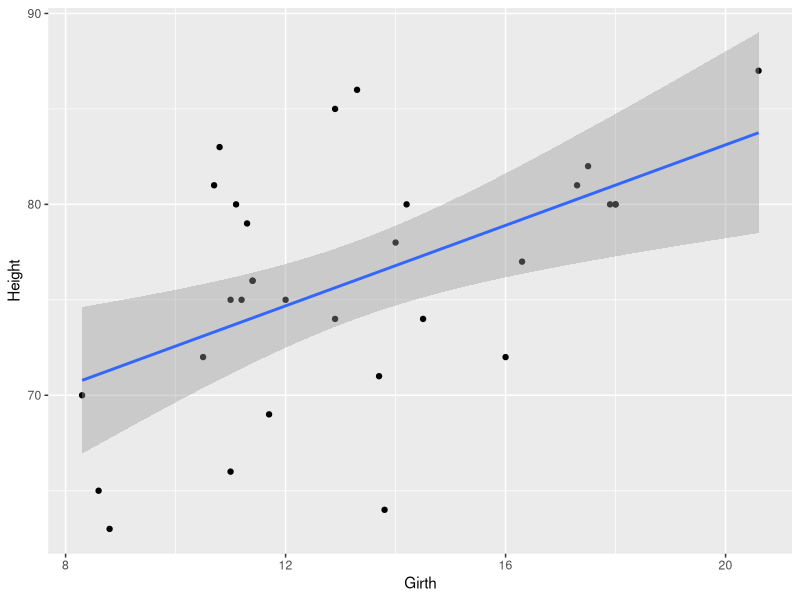
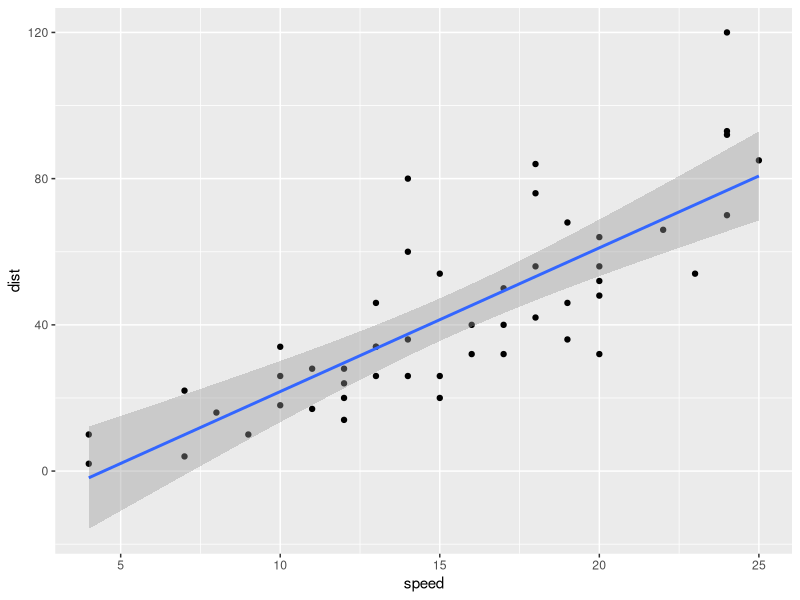
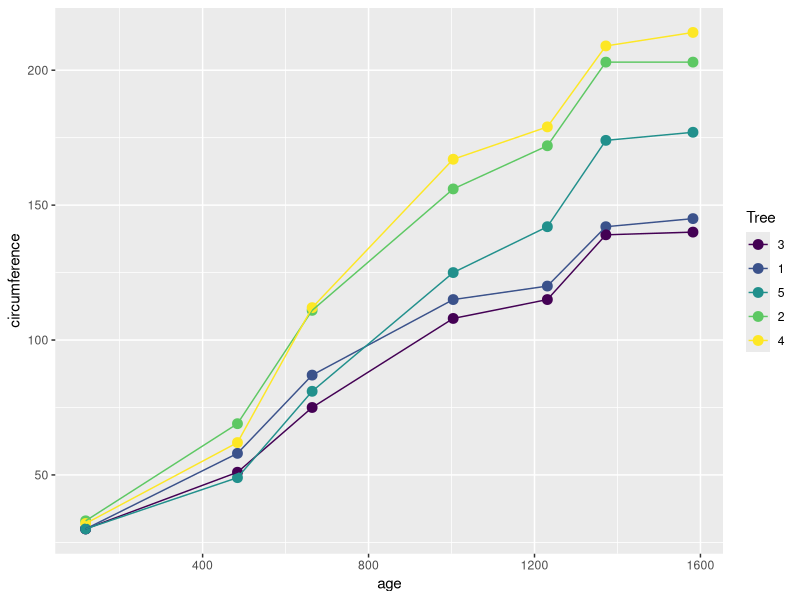
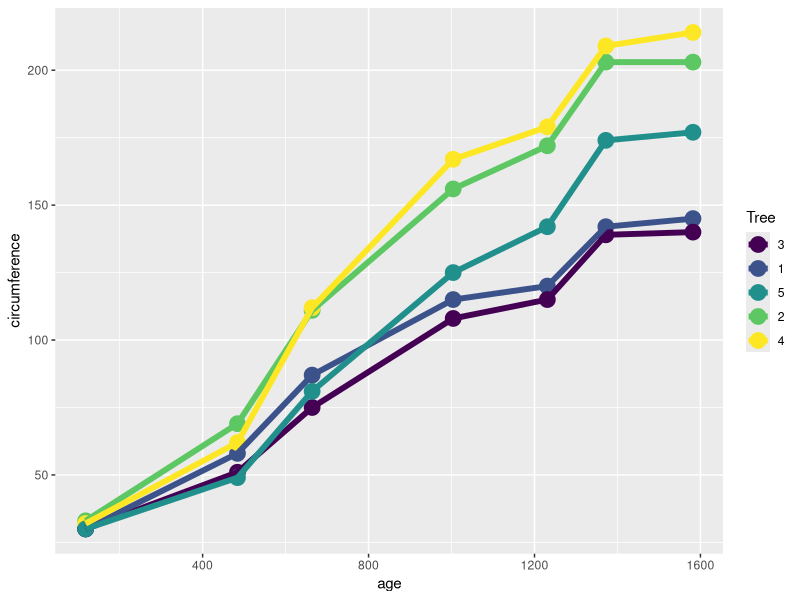
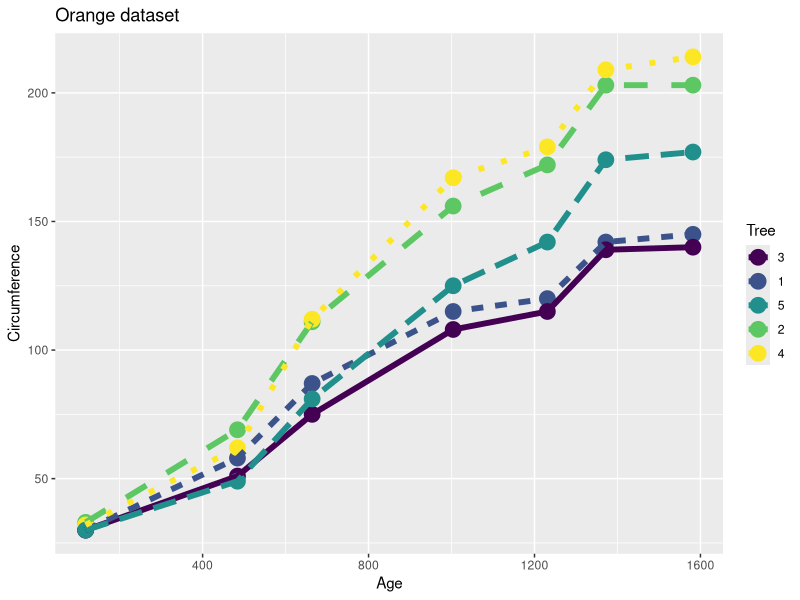

Recreate these plots in R, in order. (Note: this script raises an error after producing the figures.)
data("Orange") #to view all data sets in R
View(CO2) #to view a particular data set
View(iris)
View(PlantGrowth)
View(mtcars)
View(trees)
View(npk)
head(CO2) #to show 1st 6 rows of data
names(CO2) #to show row names of data
nrow(CO2) #to show number of rows of data
ncol(CO2) #to show number of columns of data
install.packages("writexl") #to save .xlsx files
library(writexl)
write_xlsx(CO2,path="C:\\Users\\USR\\Documents\\R\\test 1\\CO2.xlsx") #commandline of saving .xlsx files

library(ggplot2) #to plot scatter plot and figures
ggplot(trees,aes(Girth,Height))+geom_point()+geom_smooth(method = 'lm')

library(ggplot2)
data("cars")
ggplot(data=cars,aes(speed,dist))+geom_point()+
  geom_smooth(method="lm",se=T,level=0.99)
#scatterplot with multiline
data("Orange")
ggplot(Orange,aes(age,circumference,color=Tree))+geom_point(size=3,shape=19)+geom_line()

#separate by shape
data("Orange")
ggplot(Orange,aes(age,circumference,color=Tree))+geom_point(size=5,shape=19)+geom_line(linetype=1,size=2)

data("Orange")
ggplot(Orange,aes(age,circumference,color=Tree))+
  geom_point(size=5,shape=19)+
  geom_line(aes(linetype=Tree),size=2)+
  labs(x="Age",y="Circumference",title="Orange dataset")+
  ggsave("scatterplot.pdf")
  
#bubble plot
install.packages("viridis")
library(viridis)
data("quakes")
nrow(quakes)
q_sample<-quakes[seq(from=1,to=1000,by=10),]  
nrow(q_sample)
ncol(q_sample)

library(ggplot2)
ggplot(q_sample,aes(lat,long))+geom_point(aes(size=mag,color=mag))+
  guides(size=F)+ #it removes size from geom_point aes
  guides(color=F)+ #it removes color from geom_point aes
  scale_color_viridis_b(option = "F")+
  scale_size_continuous(range=c(1,7))+
  labs(x="Latitude",y="Longitude",title="Bubble Plot")+
  ggsave("Bubble plot.pdf")

#Jitter Plot
data("diamonds")
d_sample<- diamonds[seq(from=1,to=49000,by=1000),]
nrow(d_sample)
ggplot(d_sample,aes(cut,price))+geom_point()
ggplot(d_sample,aes(cut,price))+geom_jitter(aes(size=1,color=cut))
#This diamond data set has row of 53000+ ,so it's a very big data set .
#If we use geom_point here the plot won't be well visualised.So for overcoming
#this we use geom_jitter ,which gives very well structured scattered plot that is 
#very useful for visualisation